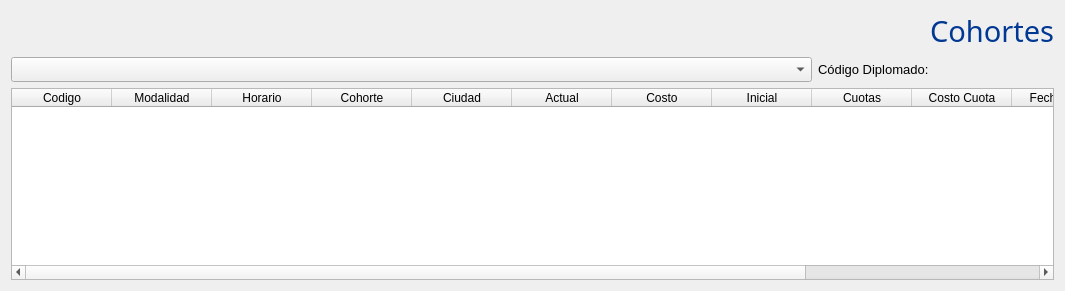
<?xml version="1.0" encoding="UTF-8"?>
<ui version="4.0">
 <class>cohortes</class>
 <widget class="QWidget" name="cohortes">
  <property name="geometry">
   <rect>
    <x>0</x>
    <y>0</y>
    <width>1065</width>
    <height>291</height>
   </rect>
  </property>
  <property name="windowTitle">
   <string>Form</string>
  </property>
  <layout class="QVBoxLayout" name="verticalLayout">
   <item>
    <widget class="QLabel" name="label">
     <property name="font">
      <font>
       <family>Gill Sans MT</family>
       <pointsize>22</pointsize>
       <weight>50</weight>
       <italic>false</italic>
       <bold>false</bold>
      </font>
     </property>
     <property name="styleSheet">
      <string notr="true">font: 22pt &quot;Gill Sans MT&quot;;
color: rgb(00,56,147);</string>
     </property>
     <property name="text">
      <string>Cohortes</string>
     </property>
     <property name="alignment">
      <set>Qt::AlignRight|Qt::AlignTrailing|Qt::AlignVCenter</set>
     </property>
    </widget>
   </item>
   <item>
    <layout class="QHBoxLayout" name="horizontalLayout">
     <item>
      <widget class="QComboBox" name="diplomado">
       <property name="minimumSize">
        <size>
         <width>0</width>
         <height>25</height>
        </size>
       </property>
      </widget>
     </item>
     <item>
      <widget class="QLabel" name="label_2">
       <property name="maximumSize">
        <size>
         <width>130</width>
         <height>25</height>
        </size>
       </property>
       <property name="font">
        <font>
         <family>Segoe UI</family>
         <pointsize>10</pointsize>
         <weight>50</weight>
         <bold>false</bold>
        </font>
       </property>
       <property name="text">
        <string>Código Diplomado:</string>
       </property>
      </widget>
     </item>
     <item>
      <widget class="QLabel" name="codigo">
       <property name="maximumSize">
        <size>
         <width>100</width>
         <height>16777215</height>
        </size>
       </property>
       <property name="font">
        <font>
         <family>Segoe UI</family>
         <pointsize>11</pointsize>
        </font>
       </property>
       <property name="text">
        <string/>
       </property>
      </widget>
     </item>
    </layout>
   </item>
   <item>
    <widget class="QTableWidget" name="tabla">
     <property name="font">
      <font>
       <family>Segoe UI</family>
       <pointsize>9</pointsize>
      </font>
     </property>
     <column>
      <property name="text">
       <string>Codigo</string>
      </property>
     </column>
     <column>
      <property name="text">
       <string>Modalidad</string>
      </property>
     </column>
     <column>
      <property name="text">
       <string>Horario</string>
      </property>
     </column>
     <column>
      <property name="text">
       <string>Cohorte</string>
      </property>
     </column>
     <column>
      <property name="text">
       <string>Ciudad</string>
      </property>
     </column>
     <column>
      <property name="text">
       <string>Actual</string>
      </property>
     </column>
     <column>
      <property name="text">
       <string>Costo</string>
      </property>
     </column>
     <column>
      <property name="text">
       <string>Inicial</string>
      </property>
     </column>
     <column>
      <property name="text">
       <string>Cuotas</string>
      </property>
     </column>
     <column>
      <property name="text">
       <string>Costo Cuota</string>
      </property>
     </column>
     <column>
      <property name="text">
       <string>Fecha Inicio</string>
      </property>
     </column>
     <column>
      <property name="text">
       <string>Fecha Fin</string>
      </property>
     </column>
     <column>
      <property name="text">
       <string>Status</string>
      </property>
     </column>
    </widget>
   </item>
  </layout>
 </widget>
 <resources/>
 <connections/>
</ui>
